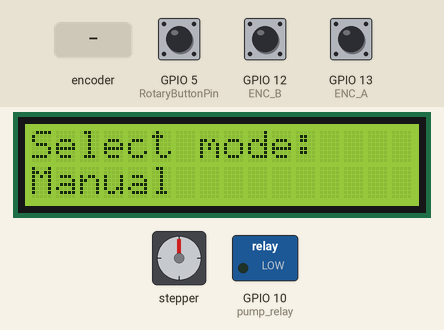
This sketch was run on a simulated ESP32. On the bench: stepper motor, 16×2 character LCD, switched loads named in the sketch (green lamp = pin HIGH). Wiring (inferred from the names in the program): stepper motor driver (200 steps per turn assumed): step GPIO 32; direction GPIO 33. The test bench sets the inputs (shaded band); at power-on: GPIO 5 (RotaryButtonPin) HIGH, GPIO 12 (ENC_B) HIGH, GPIO 13 (ENC_A) HIGH. What the sketch prints to the serial monitor is not drawn.

Above: at 7.1 s.
7.2 s: rotary encoder on GPIO 12 (ENC_B) / GPIO 13 (ENC_A) turned 2 steps (second pin leading)
At 7.9 s:
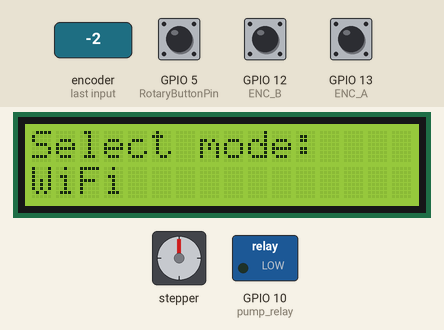
9.1 s: GPIO 5 (RotaryButtonPin) pulled LOW for 0.15 s
At 9.9 s:
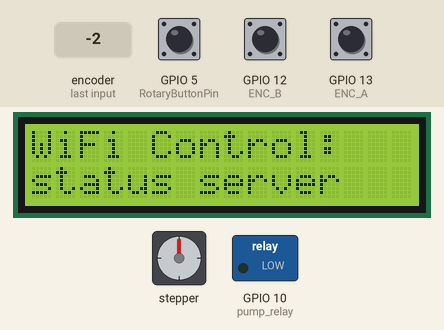
10.7 s: rotary encoder on GPIO 12 (ENC_B) / GPIO 13 (ENC_A) turned 2 steps (second pin leading)
At 11.6 s:
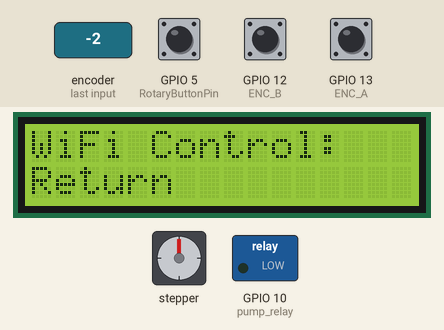
12.6 s: GPIO 5 (RotaryButtonPin) pulled LOW for 1 s
At 14.1 s:
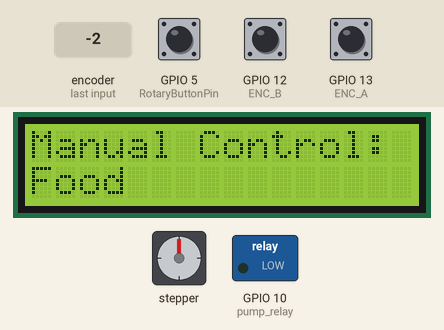
15.1 s: rotary encoder on GPIO 12 (ENC_B) / GPIO 13 (ENC_A) turned 2 steps (second pin leading)
At 16.3 s:
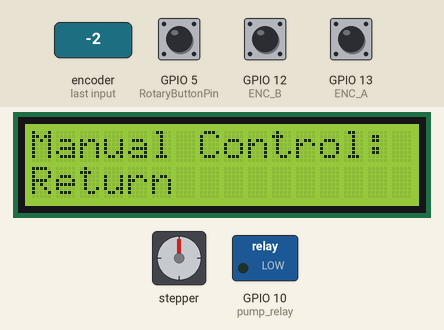
17.0 s: GPIO 5 (RotaryButtonPin) pulled LOW for 3.2 s
At 17.5 s:
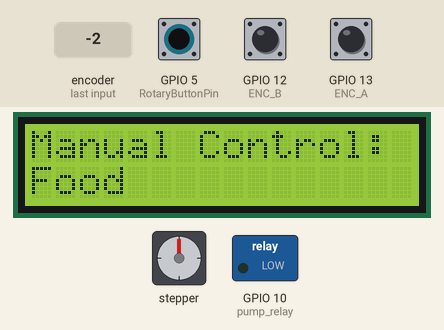
Timing chart, 0 to 20.0 s (numbered marks = the images above; inputs shaded):
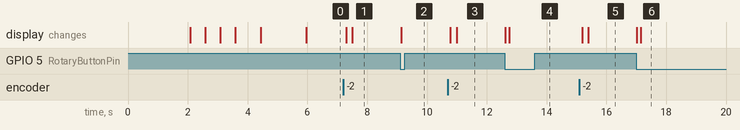

The sketch:

sketch.ino
```cpp
#include <LiquidCrystal_I2C.h>
#include "wifiControl.h"
LiquidCrystal_I2C lcd(0x27, 16, 2);
#define ENC_A 13
#define ENC_B 12
int pump_relay = 10;
unsigned long _lastIncReadTime = micros();
unsigned long _lastDecReadTime = micros();
int _pauseLength = 25000;
int _fastIncrement = 10;
int blocked = 9999;
int RotaryButtonPin = 5;
// longpress variables:
int lastState = LOW;  // the previous state from the input pin
int currentState;     // the current reading from the input pin
unsigned long pressedTime  = 0;
unsigned long releasedTime = 0;
const int button_longpress_time  = 1000; // 1000 milliseconds longpress
unsigned long time_now = 0;
volatile int counter = 0;
int manualMenu = false;
int autoMenu = false;
int wifiMenu = false;
//////////////////////////////////////////////////////
byte directionPin = 33;
byte stepPin = 32;
int numberOfSteps = 40;
int numberOfSteps2 = 100;
int pulseWidthMicros = 10;  // microsecondo
int millisbetweenSteps = 10; // milliseconds - or try 100 for slower steps
void setup() {
  pinMode(directionPin, OUTPUT);
  pinMode(stepPin, OUTPUT);
  // Set encoder pins and attach interrupts
  pinMode(RotaryButtonPin, INPUT_PULLUP);
  pinMode(pump_relay, OUTPUT);
  pinMode(ENC_A, INPUT_PULLUP);
  pinMode(ENC_B, INPUT_PULLUP);
  attachInterrupt(digitalPinToInterrupt(ENC_A), read_encoder, CHANGE);
  attachInterrupt(digitalPinToInterrupt(ENC_B), read_encoder, CHANGE);
  // Start the serial monitor to show output
  Serial.begin(115200);
  Serial.println("start");
  //boot
  lcd.init(); //100 kHz I2C speed - Standard Mode
  lcd.backlight();
  lcd.setCursor(0, 0);
  lcd.print("Pet Feeder v1.0");
  delay(2000);
  lcd.setCursor(0, 1);
  lcd.print(".");
  delay(500);
  lcd.print(".");
  delay(500);
  lcd.print(".");
  delay(500);
  lcd.print(".");
  delay(850);
  lcd.clear();
  lcd.print("Welkom!");
  delay(1500);
}
void loop() {
  static int Menu1 = 0;
  static int lastCounter = 0;
  ///////////////////////////////////////////////////////////////////////////////////////////////
  lcd.setCursor(0, 0);
  lcd.print("Select mode:    ");
  if (counter <= 1) {
    counter = 1;
  }
  if (counter >= 4) {
    counter = 4;
  }
  /////////////////////////////////////////////////////////////////////////////////////

  if (counter == 1) {
    manualMenu = true;
    autoMenu = false;
    wifiMenu = false;
    lcd.setCursor(0, 1);
    lcd.print("Manual ");
  }
  else if (counter == 2) {
    manualMenu = false;
    autoMenu = true;
    wifiMenu = false;
    lcd.setCursor(0, 1);
    lcd.print("Auto   ");
  }
  else if (counter == 3) {
    manualMenu = false;
    autoMenu = false;
    wifiMenu = true;
    lcd.setCursor(0, 1);
    lcd.print("WiFi   ");
  }
  else if (counter == 4) {
    manualMenu = false;
    autoMenu = false;
    wifiMenu = false;
    counter = 3;
  }
  ////////
  int buttonState = digitalRead(RotaryButtonPin);
  if (buttonState == LOW) {
    counter = 1;
    lcd.clear();
    /////////////////////////////////////////////////////////////////
    while (manualMenu == true) {
      lcd.setCursor(0, 0);
      lcd.print("Manual Control:");
      Serial.println(counter);
      if (counter <= 1) {
        counter = 1;
      }
      if (counter >= 3) {
        counter = 3;
      }
      if (counter == 1) {
        lcd.setCursor(0, 1);
        lcd.print("Food    ");
      }
      if (counter == 2) {
        lcd.setCursor(0, 1);
        lcd.print("Water   ");
      }
      if (counter == 3) {
        lcd.setCursor(0, 1);
        lcd.print("Return");
      }
      int buttonState = digitalRead(RotaryButtonPin);
      if (counter == 3 && buttonState == LOW) {
        manualMenu = false;
        autoMenu = false;
        wifiMenu = false;
        counter = 1;
        lcd.clear();
        delay(100);
      }
    }
    ////////////////////////////////////////////////////////////
    while (autoMenu == true) {
      lcd.setCursor(0, 0);
      lcd.print("Auto Control: ");
      Serial.println(counter);
      if (counter <= 1) {
        counter = 1;
      }
      if (counter >= 3) {
        counter = 3;
      }
      if (counter == 1) {
        lcd.setCursor(0, 1);
        lcd.print("Food    ");
      }
      if (counter == 2) {
        lcd.setCursor(0, 1);
        lcd.print("Water   ");
      }
      if (counter == 3) {
        lcd.setCursor(0, 1);
        lcd.print("Return");
      }
      int buttonState = digitalRead(RotaryButtonPin);
      if (counter == 3 && buttonState == LOW) {
        manualMenu = false;
        autoMenu = false;
        wifiMenu = false;
        counter = 1;
        lcd.clear();
        delay(100);
      }
    }
    //////////////////////////////////
    while (wifiMenu == true) {
      lcd.setCursor(0, 0);
      lcd.print("WiFi Control: ");
      Serial.println(counter);
      if (counter <= 1) {
        counter = 1;
      }
      if (counter >= 3) {
        counter = 3;
      }
      if (counter == 1) {
        lcd.setCursor(0, 1);
        lcd.print("status server");
      }
      if (counter == 2) {
        lcd.setCursor(0, 1);
        lcd.print("launch server");
      }
      if (counter == 3) {
        lcd.setCursor(0, 1);
        lcd.print("Return       ");
      }
      int buttonState = digitalRead(RotaryButtonPin);
      if (counter == 3 && buttonState == LOW) {
        manualMenu = false;
        autoMenu = false;
        wifiMenu = false;
        counter = 1;
        lcd.clear();
        delay(100);
      }
    }
  }
  if (counter != lastCounter) {
    Serial.println(counter);
    lastCounter = counter;
  }

}


////////////////////////////////////////////////////////////////COUNT////COUNT///COUNT/////////
// If count has changed print the new value to serial


void read_encoder() {
  // Encoder interrupt routine for both pins. Updates counter
  // if they are valid and have rotated a full indent

  static uint8_t old_AB = 3;  // Lookup table index
  static int8_t encval = 0;   // Encoder value
  static const int8_t enc_states[]  = {0, -1, 1, 0, 1, 0, 0, -1, -1, 0, 0, 1, 0, 1, -1, 0}; // Lookup table

  old_AB <<= 2; // Remember previous state

  if (digitalRead(ENC_A)) old_AB |= 0x02; // Add current state of pin A
  if (digitalRead(ENC_B)) old_AB |= 0x01; // Add current state of pin B

  encval += enc_states[( old_AB & 0x0f )];

  // Update counter if encoder has rotated a full indent, that is at least 4 steps
  if ( encval > 3 ) {       // Four steps forward
    int changevalue = 1;
    if ((micros() - _lastIncReadTime) < _pauseLength) {
      changevalue = _fastIncrement * changevalue;
    }
    _lastIncReadTime = micros();
    counter = counter + changevalue;              // Update counter
    encval = 0;
  }
  else if ( encval < -3 ) {       // Four steps backward
    int changevalue = -1;
    if ((micros() - _lastDecReadTime) < _pauseLength) {
      changevalue = _fastIncrement * changevalue;
    }
    _lastDecReadTime = micros();
    counter = counter + changevalue;              // Update counter
    encval = 0;
  }
}
```

wifiControl.h
```cpp

```

Measured:
- after the input at 7.2 s, the display: first changes after 0.09 s (image 1 shows a later state)
- after the input at 9.1 s, the display: changes after 0.05 s (image 2)
- after the input at 10.7 s, the display: first changes after 0.09 s (image 3 shows a later state)
- after the input at 12.6 s, the display: first changes at once (image 4 shows a later state)
- after the input at 15.1 s, the display: first changes after 0.09 s (image 5 shows a later state)
- after the input at 17.0 s, the display: first changes at once (image 6 shows a later state)
